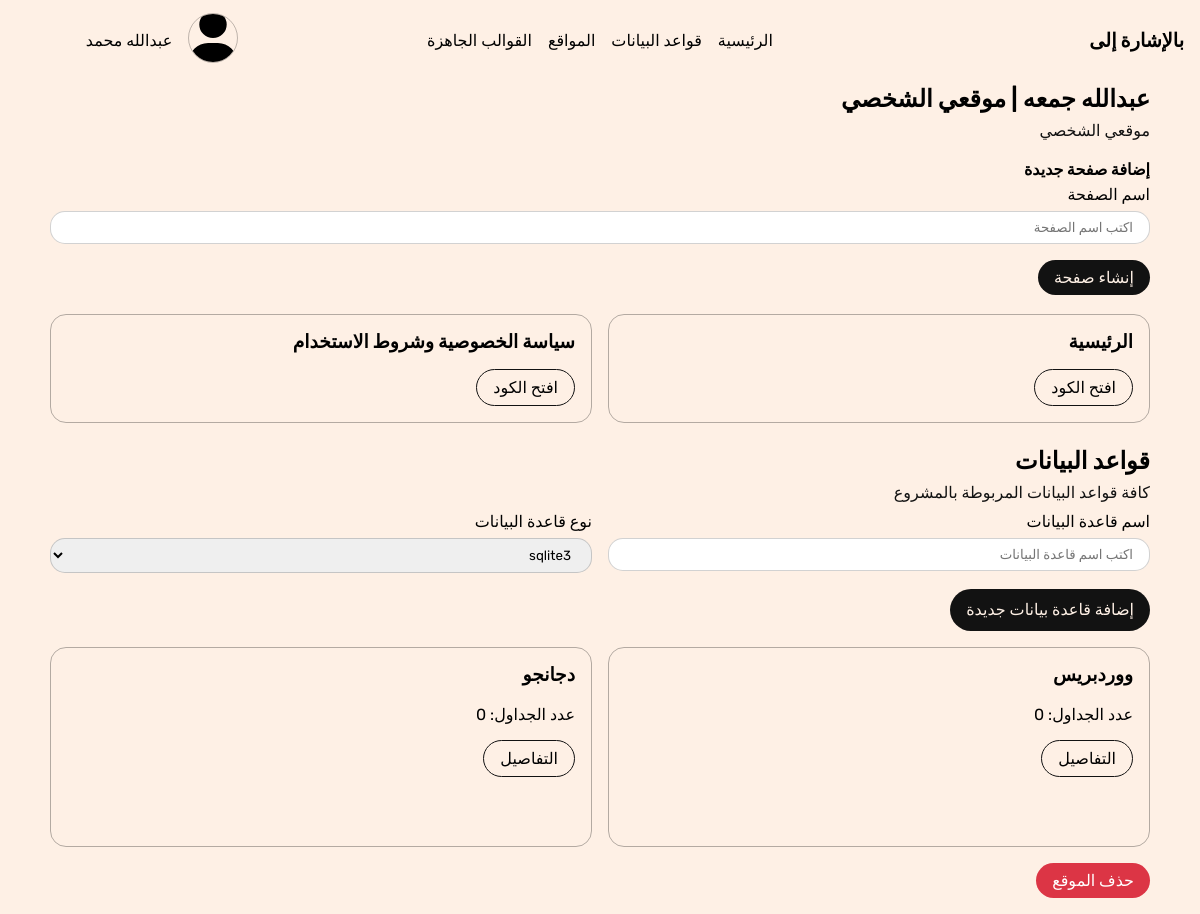
The page /websites/3/ on the database its author committed.
### website/models.py (models this page shows, shortened)
class Website(models.Model):
    name = models.CharField(max_length=255, verbose_name="اسم الموقع")
    description = models.TextField(verbose_name="الوصف", blank=True, null=True)
    tool = models.ForeignKey(Tool, on_delete=models.SET_NULL, blank=True, null=True, verbose_name="اللغة / إطار العمل")
    date_created = models.DateTimeField(null=True, blank=True, verbose_name="تاريخ الإنشاء", auto_now_add=True)
    class Meta:
        verbose_name = 'موقع'
        verbose_name_plural = "المواقع"

class WebsitePage(models.Model):
    website = models.ForeignKey(Website, on_delete=models.CASCADE, verbose_name="الموقع", related_name='pages')
    name = models.CharField(max_length=250, verbose_name="اسم الصفحة")
    html = models.TextField(verbose_name="html", null=True, blank=True)
    css = models.TextField(verbose_name="css", null=True, blank=True)
    js = models.TextField(verbose_name="js", null=True, blank=True)
    class Meta:
        verbose_name =  "صفحة موقع"
        verbose_name_plural =  "صفحات المواقع"

class Database(models.Model):
    website = models.ForeignKey(Website, related_name='databases', on_delete=models.CASCADE)
    name = models.CharField(max_length=200, verbose_name="اسم قاعدة البيانات")
    db_type = models.ForeignKey(DBType, on_delete=models.CASCADE)
    class Meta:
        verbose_name = 'قاعدة بيانات'
        verbose_name_plural = 'قواعد البيانات'

### website/views.py (the view)
# urls.py: path('<int:id>/', website_details, name='website-details'),
def website_details(request, id):
    website = Website.objects.get(id=id)
    db_types = DBType.objects.filter(tool=website.tool)
    context = {
        'website': website,
        'db_types': db_types,
    }
    return render(request, 'website-details.html', context)

### templates/website-details.html (shortened to what this page needs)
{% extends 'base.html' %}
{% load static %}
{% block stylesheets %}
    <link rel="stylesheet" href="{% static 'css/website-details.css' %}">
{% endblock stylesheets %}
{% block content %}
    <section class="website-pages">
        <div class="container">
            <div class="section__heading">
                <h1 class="section__heading__title">
                    {{website.name}}
                </h1>
                <p class="section__heading__text">
                    {{website.description}}
                </p>
            </div>
            <div class="section__content">
                <h4>إضافة صفحة جديدة</h4>
                <form class="add-page-form">
                    <div class="field">
                        <p>اسم الصفحة</p>
                        <input type="text" name="page-name-input" placeholder="اكتب اسم الصفحة" class="input text-input">
                    </div>
                    <a  class="btn btn-solid-dark btn-add-page">إنشاء صفحة</a>
                </form>
            </div>
            <br>
            <div class="section__content all-pages-grid">
                <div class="grid website-pages-grid">
                    {% if website.pages.all %}
                        {% for page in website.pages.all %}
                        <div class="col page">
                            <h3>{{page.name}}</h3>
                            <a href="{% url 'website:page-details' page.id %}" class="btn btn-outline btn-open-code">افتح الكود</a>
                        </div>
                        {% endfor %}
                    {% else %}
                        <center>
                            <h3>لا يوجد صفحات لعرضها</h3>
                        </center>
                    {% endif %}
                </div>
            </div>
        </div>
    </section>
    <br>
    <section>
        <div class="container">
            <div class="section__heading">
                <h1 class="section__heading__title">قواعد البيانات</h1>
                <p class="section__heading__text">كافة قواعد البيانات المربوطة بالمشروع</p>
                <div class="add-database-form">
                    <form method="POST">
                        <div class="field">
                            <p>اسم قاعدة البيانات</p>
                            <input type="text" class="text-input input" placeholder="اكتب اسم قاعدة البيانات" name="db-name-input">
                        </div>
                        <div class="field">
                            <p>نوع قاعدة البيانات</p>
                            <select name="db-type-input" id="db-type-input">
                                {% for type in db_types %}
                                    <option value="{{type.id}}">{{type.name}}</option>
                                {% endfor %}
                            </select>
                        </div>
                    </form>
                </div>
                <a class="btn btn-solid-dark btn-add-db">إضافة قاعدة بيانات جديدة</a>
            </div>
            <div class="section__content">
                <div class="grid website-databases">
                    {% for db in website.databases.all %}
                    <div class="col database">
                        <h3>
                            {{db.name}}
                        </h3>
                        <br>
                        <p>
                            عدد الجداول:
                            <span>
                                {{db.tables.count}}
                            </span>
                        </p>
                        <a href="{% url 'website:db-details' db.id %}" class="btn btn-outline btn-open-code">التفاصيل</a>
                    </div>
                    {% endfor %}
                </div>
            </div>
        </div>
    </section>
    <section>
        <div class="container">
            <a href="{% url 'website:del-website' website.id %}" class="btn btn-solid-danger">حذف الموقع</a>
        </div>
    </section>
    {% endblock content %}

### project/static/css/main.css (style rules this page uses)
* { padding: 0; margin:0; box-sizing: border-box; font-family: "Rubik", sans-serif; }
a { color: #000; text-decoration: none; }
.container { margin: 0 auto; }
body { overflow-x: hidden; background-color: #fef0e5; margin-bottom: 1rem; }
section .section__heading { line-height: 1.6; margin-bottom: 1rem }
section .section__heading .section__heading__text { color: #121212; }
.grid { display: grid; grid-template-columns: repeat(auto-fit, minmax(250px, 1fr)); gap: 1rem; }
.grid .col { min-height: 200px; border-radius: 1rem; border: 1px solid #12121250; padding: 1rem; }
.btn { display: block; width: fit-content; padding: .5rem 1rem; border-radius: 2rem; margin-top: 1rem; outline: none; border: none; cursor: pointer; }
.btn-outline { border: 1px solid #121212; }
.btn-solid-danger { background: #dc3545; color: #ffffff; }
.btn-solid-dark { background: #121212; color: #fef0e5; }
.text-input { padding: .5rem 1rem; border-radius: 15px; outline: none; border: 1px solid #12121230; }
input { display: block; }
select { padding: .5rem 1rem ; border-radius: 15px; border: 1px solid #12121230; outline: none; }
@media (min-width: 1200px) { .container { width: 1100px; } }

### project/static/css/website-details.css (style rules this page uses)
.website-pages-grid .col { min-height: 100px; }
.add-page-form .field { line-height: 2; }
.add-page-form .input { width: 100%; }
.add-database-form form { display: flex; justify-content: space-between; width: 100%; flex-wrap: wrap; gap: 1rem; }
.add-database-form .field { line-height: 2; flex: 1; }
.add-database-form .input, .add-database-form select { width: 100%; max-width: 100%; }

### rows shown on the page
Website: name "عبدالله جمعه | موقعي الشخصي", description "موقعي الشخصي"
WebsitePage: name "الرئيسية"
WebsitePage: name "سياسة الخصوصية وشروط الاستخدام"
Database: name "ووردبريس", tables.count "0"
Database: name "دجانجو", tables.count "0"

### other values the page prints
form field db-type-input "sqlite3"
